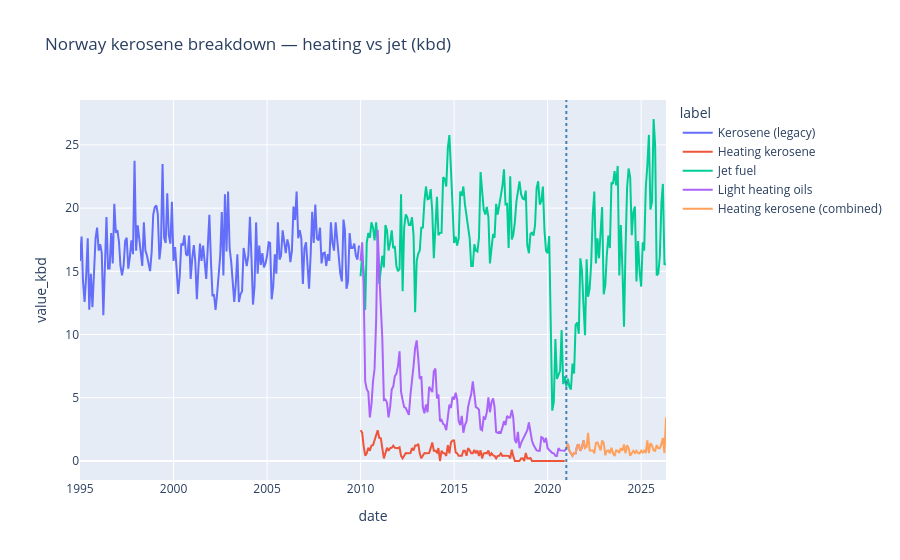

The cell this chart's notebook holds for it:
### Markdown cell above
## 5. Kerosene breakdown

Heating-related lines are kept separate from **jet kerosene** so you can see how
bridge-era split products compare before the 2021 combined label.

### Code cell
kero_df = demand[demand["product_native"].isin(KEROSENE_BREAKDOWN_NATIVES)].copy()
kero_df["label"] = kero_df["product_native"].map(DISPLAY_LABELS)
fig_k = px.line(
    kero_df,
    x="date",
    y="value_kbd",
    color="label",
    title="Norway kerosene breakdown — heating vs jet (kbd)",
)
fig_k.update_traces(connectgaps=False)
add_plotly_date_vline(fig_k, CURRENT_ERA_FROM, line_dash="dot", line_color="steelblue")
fig_k.show()

### Figure 1 — Plotly figure (JSON) as saved in the notebook; plotly's stock layout.template omitted (floating-point values rounded to 4 significant figures; data arrays with more than 128 entries replaced by an {"elided": "..."} marker saying what was removed)
{"data": [{"connectgaps": false, "hovertemplate": "label=Kerosene (legacy)<br>date=%{x}<br>value_kbd=%{y}<extra></extra>", "legendgroup": "Kerosene (legacy)", "line": {"color": "#636efa", "dash": "solid"}, "marker": {"symbol": "circle"}, "mode": "lines", "name": "Kerosene (legacy)", "orientation": "v", "showlegend": true, "type": "scatter", "x": {"elided": "180 str values"}, "xaxis": "x", "y": {"elided": "180 float values"}, "yaxis": "y"}, {"connectgaps": false, "hovertemplate": "label=Heating kerosene<br>date=%{x}<br>value_kbd=%{y}<extra></extra>", "legendgroup": "Heating kerosene", "line": {"color": "#EF553B", "dash": "solid"}, "marker": {"symbol": "circle"}, "mode": "lines", "name": "Heating kerosene", "orientation": "v", "showlegend": true, "type": "scatter", "x": {"elided": "132 str values"}, "xaxis": "x", "y": {"elided": "132 float values"}, "yaxis": "y"}, {"connectgaps": false, "hovertemplate": "label=Jet fuel<br>date=%{x}<br>value_kbd=%{y}<extra></extra>", "legendgroup": "Jet fuel", "line": {"color": "#00cc96", "dash": "solid"}, "marker": {"symbol": "circle"}, "mode": "lines", "name": "Jet fuel", "orientation": "v", "showlegend": true, "type": "scatter", "x": {"elided": "197 str values"}, "xaxis": "x", "y": {"elided": "197 float values"}, "yaxis": "y"}, {"connectgaps": false, "hovertemplate": "label=Light heating oils<br>date=%{x}<br>value_kbd=%{y}<extra></extra>", "legendgroup": "Light heating oils", "line": {"color": "#ab63fa", "dash": "solid"}, "marker": {"symbol": "circle"}, "mode": "lines", "name": "Light heating oils", "orientation": "v", "showlegend": true, "type": "scatter", "x": {"elided": "145 str values"}, "xaxis": "x", "y": {"elided": "145 float values"}, "yaxis": "y"}, {"connectgaps": false, "hovertemplate": "label=Heating kerosene (combined)<br>date=%{x}<br>value_kbd=%{y}<extra></extra>", "legendgroup": "Heating kerosene (combined)", "line": {"color": "#FFA15A", "dash": "solid"}, "marker": {"symbol": "circle"}, "mode": "lines", "name": "Heating kerosene (combined)", "orientation": "v", "showlegend": true, "type": "scatter", "x": ["2021-01-01T00:00:00.000000000", "2021-02-01T00:00:00.000000000", "2021-03-01T00:00:00.000000000", "2021-04-01T00:00:00.000000000", "2021-05-01T00:00:00.000000000", "2021-06-01T00:00:00.000000000", "2021-07-01T00:00:00.000000000", "2021-08-01T00:00:00.000000000", "2021-09-01T00:00:00.000000000", "2021-10-01T00:00:00.000000000", "2021-11-01T00:00:00.000000000", "2021-12-01T00:00:00.000000000", "2022-01-01T00:00:00.000000000", "2022-02-01T00:00:00.000000000", "2022-03-01T00:00:00.000000000", "2022-04-01T00:00:00.000000000", "2022-05-01T00:00:00.000000000", "2022-06-01T00:00:00.000000000", "2022-07-01T00:00:00.000000000", "2022-08-01T00:00:00.000000000", "2022-09-01T00:00:00.000000000", "2022-10-01T00:00:00.000000000", "2022-11-01T00:00:00.000000000", "2022-12-01T00:00:00.000000000", "2023-01-01T00:00:00.000000000", "2023-02-01T00:00:00.000000000", "2023-03-01T00:00:00.000000000", "2023-04-01T00:00:00.000000000", "2023-05-01T00:00:00.000000000", "2023-06-01T00:00:00.000000000", "2023-07-01T00:00:00.000000000", "2023-08-01T00:00:00.000000000", "2023-09-01T00:00:00.000000000", "2023-10-01T00:00:00.000000000", "2023-11-01T00:00:00.000000000", "2023-12-01T00:00:00.000000000", "2024-01-01T00:00:00.000000000", "2024-02-01T00:00:00.000000000", "2024-03-01T00:00:00.000000000", "2024-04-01T00:00:00.000000000", "2024-05-01T00:00:00.000000000", "2024-06-01T00:00:00.000000000", "2024-07-01T00:00:00.000000000", "2024-08-01T00:00:00.000000000", "2024-09-01T00:00:00.000000000", "2024-10-01T00:00:00.000000000", "2024-11-01T00:00:00.000000000", "2024-12-01T00:00:00.000000000", "2025-01-01T00:00:00.000000000", "2025-02-01T00:00:00.000000000", "2025-03-01T00:00:00.000000000", "2025-04-01T00:00:00.000000000", "2025-05-01T00:00:00.000000000", "2025-06-01T00:00:00.000000000", "2025-07-01T00:00:00.000000000", "2025-08-01T00:00:00.000000000", "2025-09-01T00:00:00.000000000", "2025-10-01T00:00:00.000000000", "2025-11-01T00:00:00.000000000", "2025-12-01T00:00:00.000000000", "2026-01-01T00:00:00.000000000", "2026-02-01T00:00:00.000000000", "2026-03-01T00:00:00.000000000", "2026-04-01T00:00:00.000000000", "2026-05-01T00:00:00.000000000"], "xaxis": "x", "y": [1.014, 1.348, 0.8116, 0.629, 0.4058, 0.629, 0.6087, 1.217, 1.258, 0.8116, 1.048, 1.623, 1.014, 1.123, 2.232, 0.8386, 0.8116, 0.8386, 0.6087, 1.42, 1.468, 1.217, 0.8386, 1.623, 1.42, 0.4493, 0.8116, 0.8386, 0.6087, 1.048, 0.6087, 0.4058, 0.8386, 0.8116, 0.629, 1.014, 0.8116, 1.301, 0.6087, 1.258, 1.014, 0.4193, 0.6087, 0.8116, 0.629, 0.8116, 0.629, 0.6087, 0.8116, 0.6739, 0.8116, 0.629, 1.623, 0.629, 1.42, 1.217, 0.8386, 0.8116, 1.258, 1.014, 1.014, 1.348, 1.826, 0.629, 3.449], "yaxis": "y"}], "layout": {"legend": {"title": {"text": "label"}, "tracegroupgap": 0}, "shapes": [{"line": {"color": "steelblue", "dash": "dot"}, "type": "line", "x0": "2021-01-01T00:00:00", "x1": "2021-01-01T00:00:00", "y0": 0, "y1": 1, "yref": "paper"}], "title": {"text": "Norway kerosene breakdown — heating vs jet (kbd)"}, "xaxis": {"anchor": "y", "domain": [0, 1], "title": {"text": "date"}}, "yaxis": {"anchor": "x", "domain": [0, 1], "title": {"text": "value_kbd"}}}}
